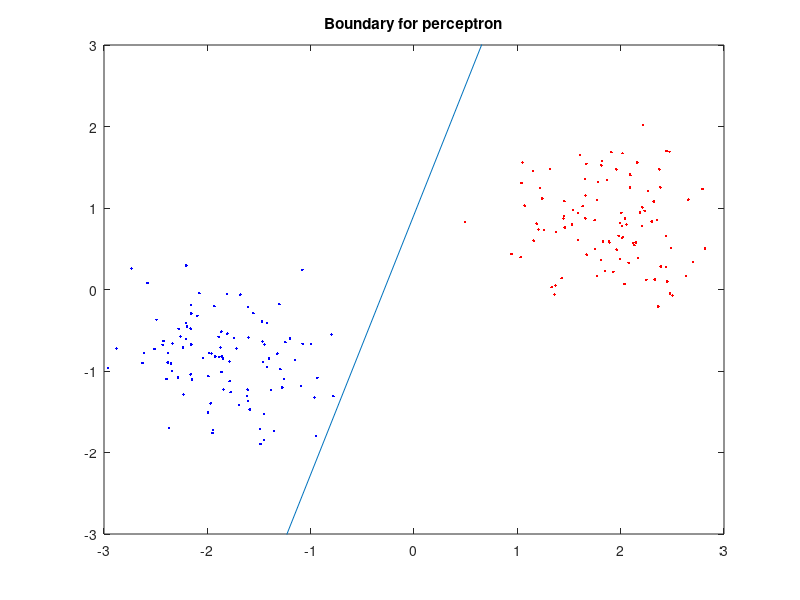
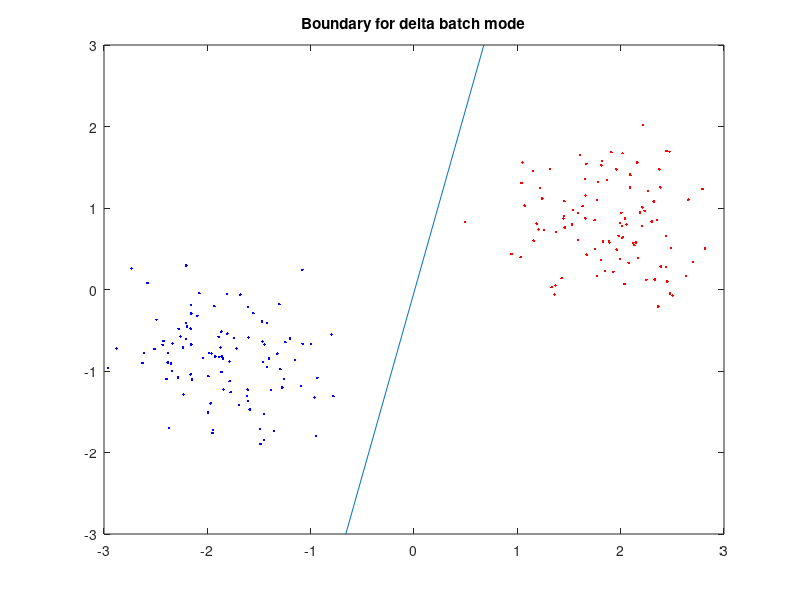
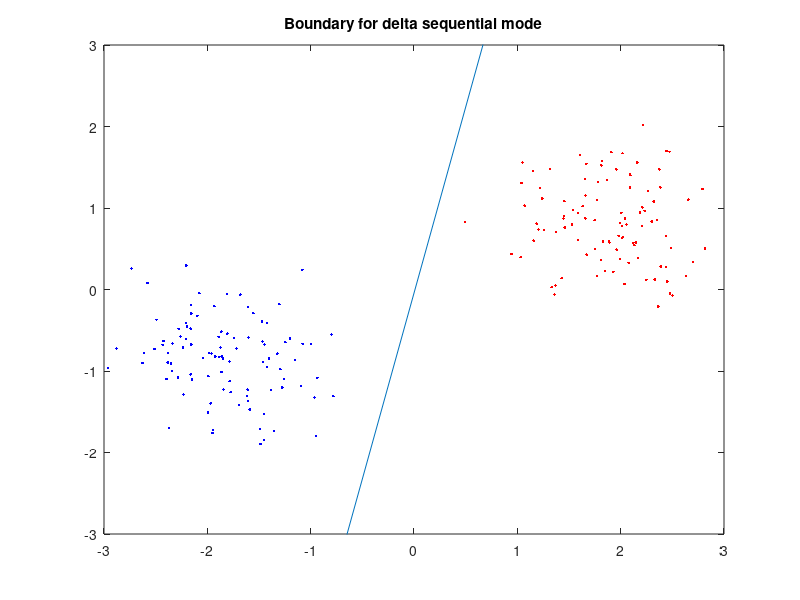
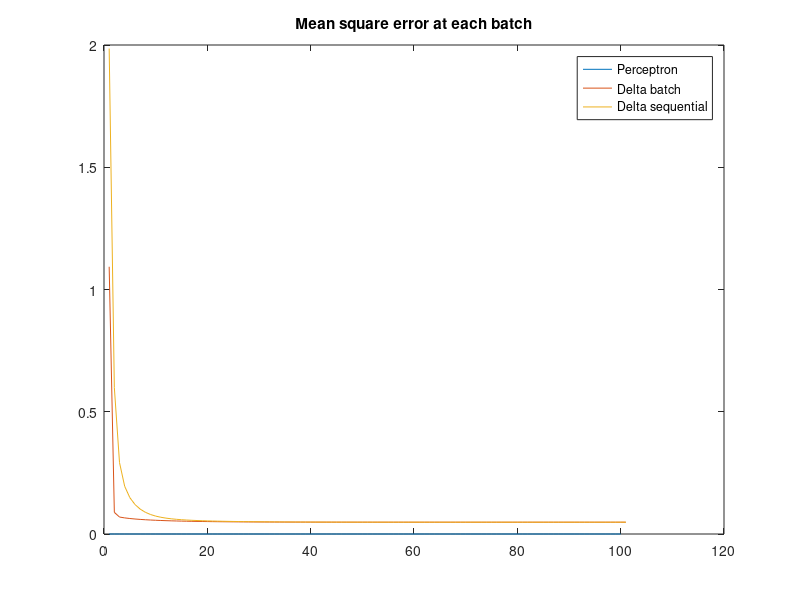

MATLAB code to generate these figures, in order:

%% 3.1.2

%training data
n = 100;
mA = [ 1.8, 0.8]; sigmaA = 0.5;
mB = [-1.8, -0.8]; sigmaB = 0.5;
classA(1,:) = randn(1,n) .* sigmaA + mA(1);
classA(2,:) = randn(1,n) .* sigmaA + mA(2);
classA(3,:)=ones(1,n);
classB(1,:) = randn(1,n) .* sigmaB + mB(1);
classB(2,:) = randn(1,n) .* sigmaB + mB(2);
classB(3,:)=-ones(1,n);

tmp = [classA,classB];
patterns=tmp(:,randperm(2*n));
w=randn(1,3);
targets=(patterns(3,:));
patterns=[patterns(1:2,:);ones(1,2*n)];

%test data
tclassA(1,:) = randn(1,n) .* sigmaA + mA(1);
tclassA(2,:) = randn(1,n) .* sigmaA + mA(2);
tclassA(3,:)=ones(1,n);
tclassB(1,:) = randn(1,n) .* sigmaB + mB(1);
tclassB(2,:) = randn(1,n) .* sigmaB + mB(2);
tclassB(3,:)=-ones(1,n);

tmp = [tclassA,tclassB];
tpatterns=tmp(:,randperm(2*n));
ttargets=(tpatterns(3,:));
tpatterns=[tpatterns(1:2,:);ones(1,2*n)];


%% perceptron (3.1.2.1)

eta=0.003;
epoch=100;

e1=[];

for j=1:epoch
    for i=1:n*2

        y=sign(w*patterns(:,i));
        e=targets(i)-y;
    
        deltaw=eta*e*patterns(:,i)';
        w=w+deltaw;

    end
    
    y=sign(w*patterns);
    e=targets-y;
    e1=[e1,sum(e.^2)];
    
end


%test
typerc=sign(w*tpatterns);
correctperc = sum(typerc==ttargets);

figure(1)
plot(classA(1,:),classA(2,:),'r.')
hold on

plot(classB(1,:),classB(2,:),'b.')

w1= ([w(1),w(2)]./norm(w))*(-w(3))/norm(w);
w2=[w1(2),-w1(1)]+w1;


xlim([-3 3])
ylim([-3 3])

m = (w2(2)-w2(1))/(w1(2)-w1(1));
n1 = w2(2)*m - w1(2);
y1 = m*-3 + n1;
y2 = m*3 + n1;
line([-3,3],[y1 y2])
title('Boundary for perceptron')
hold off



%% delta bacth mode (3.1.2.1)

epochs = 100;
eta=0.001;
w=randn(1,3);

e2=[];

for i=0:epochs

    e=w*patterns-targets;
    
    deltaw=eta*e*patterns';
    w=w-deltaw;
    
    
    e2=[e2,sum(e.^2)/200];
    
end


%test
tydelta=sign(w*tpatterns);
correctdelta = sum(tydelta==ttargets);

figure(2)
plot(classA(1,:),classA(2,:),'r.')
hold on

plot(classB(1,:),classB(2,:),'b.')
w1= ([w(1),w(2)]./norm(w))*(-w(3))/norm(w);
w2=[w1(2),-w1(1)]+w1;

xlim([-3 3])
ylim([-3 3])

m = (w2(2)-w2(1))/(w1(2)-w1(1));
n1 = w2(2)*m - w1(2);
y1 = m*-3 + n1;
y2 = m*3 + n1;
title('Boundary for delta batch mode')
line([-3,3],[y1 y2])
hold off


%% delta sequential (3.1.2.2)

w=randn(1,3);

e3=[];

for i=0:epochs

    for j=1:n*2
        e=w*patterns(:,j)-targets(:,j);

        deltaw=eta*e*patterns(:,j)';
        w=w-deltaw;
    end
    
    e=w*patterns-targets;
    e3=[e3,sum(e.^2)/200];
    
end

%test
tydelta=sign(w*tpatterns);
correctdelta = sum(tydelta==ttargets);

figure(3)
plot(classA(1,:),classA(2,:),'r.')
hold on

plot(classB(1,:),classB(2,:),'b.')
w1= ([w(1),w(2)]./norm(w))*(-w(3))/norm(w);
w2=[w1(2),-w1(1)]+w1;

xlim([-3 3])
ylim([-3 3])

m = (w2(2)-w2(1))/(w1(2)-w1(1));
n1 = w2(2)*m - w1(2);
y1 = m*-3 + n1;
y2 = m*3 + n1;
title('Boundary for delta sequential mode')
line([-3,3],[y1 y2])
hold off

%% Ploting mean square error (3.1.2.1 & 3.1.2.2)


figure(4)
plot(e1)
hold on
plot(e2)

%comment e3 for 3.1.2.1
plot(e3)
legend('Perceptron','Delta batch','Delta sequential')
title('Mean square error at each batch')



%% 3.1.2.3


%training data
n = 100;
mA = [ 1.8, -0.8]; sigmaA = 0.5;
mB = [-1, 0.5]; sigmaB = 0.5;
classA(1,:) = randn(1,n) .* sigmaA + mA(1);
classA(2,:) = randn(1,n) .* sigmaA + mA(2);
classA(3,:)=ones(1,n);
classB(1,:) = randn(1,n) .* sigmaB + mB(1);
classB(2,:) = randn(1,n) .* sigmaB + mB(2);
classB(3,:)=-ones(1,n);

tmp = [classA,classB];
patterns=tmp(:,randperm(2*n));
targets=(patterns(2,:));
patterns=[patterns(1:2,:)];

epochs = 100;
eta=0.001;
w=randn(1,2);

e2=[];

for i=0:epochs

    e=w*patterns-targets;
    
    deltaw=eta*e*patterns';
    w=w-deltaw;
    
    
    e2=[e2,sum(e.^2)/200];
    
end

%test
tydelta=sign(w*tpatterns(1:2,:));
correctdelta = sum(tydelta==ttargets);

figure(5)
plot(classA(1,:),classA(2,:),'r.')
hold on

plot(classB(1,:),classB(2,:),'b.')
w1=[-w(2), w(1)];
w2=-w1;

xlim([-3 3])
ylim([-3 3])

title('Boundary for delta batch mode without bias')
plot([0,w(1)],[0,w(2)])
plot([w1(1),w2(1)],[w1(2),w2(2)])

hold off

